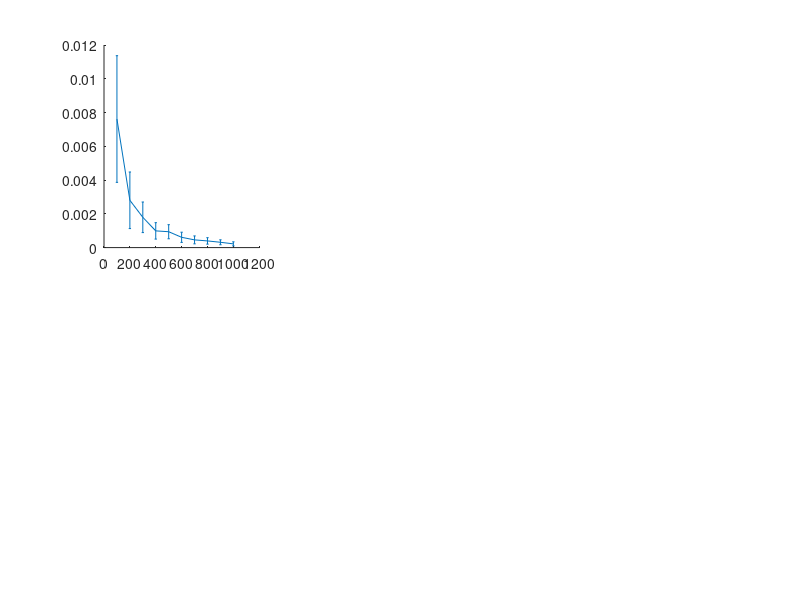

Write the MATLAB code that produced this figure. (Note: this script raises an error after producing the figure.)
mvecs = 110:100:1010;

load("results_betas1.mat")
colors = [ 0.36 0.14 0.32; 
           1.0 0.5 0.0;
           0.0 0.8 0.0;
           1 0 1;
           0.0 0.3 1.0;
           ];

figure(1)

subplot(2,3,1)
hold on
errorbar(mvecs-10, beta18./trG, SD_beta18./trG, '-', 'Color', colors(1,:), 'LineWidth', 4);
errorbar(mvecs-5, beta14./trG, SD_beta14./trG, '-', 'Color', colors(2,:), 'LineWidth', 4);
errorbar(mvecs, beta12./trG, SD_beta12./trG, '-', 'Color', colors(3,:), 'LineWidth', 4);
errorbar(mvecs+5, beta34./trG, SD_beta34./trG, '-', 'Color', colors(4,:), 'LineWidth', 4);
errorbar(mvecs+10, beta78./trG, SD_beta78./trG, '-', 'Color', colors(5,:), 'LineWidth', 4);
hold off

set(gca, 'YScale', 'log'); 
xlabel('matvecs','fontsize',15)
ylabel('Relative errors','fontsize',15)
title('Example Alg','fontsize',15)
%legend('error (A)', 'bound (A)', 'error (B)','bound (B)', 'error (C)', 'bound (C)','fontsize',15)
ax = gca;             % 'gca' prende l'asse corrente
ax.FontSize = 15; 


load("results_betas2.mat")

figure(1)

subplot(2,3,2)
hold on
errorbar(mvecs-10, beta18./trG, SD_beta18./trG, '-', 'Color', colors(1,:), 'LineWidth', 4);
errorbar(mvecs-5, beta14./trG, SD_beta14./trG, '-', 'Color', colors(2,:), 'LineWidth', 4);
errorbar(mvecs, beta12./trG, SD_beta12./trG, '-', 'Color', colors(3,:), 'LineWidth', 4);
errorbar(mvecs+5, beta34./trG, SD_beta34./trG, '-', 'Color', colors(4,:), 'LineWidth', 4);
errorbar(mvecs+10, beta78./trG, SD_beta78./trG, '-', 'Color', colors(5,:), 'LineWidth', 4);
hold off

set(gca, 'YScale', 'log'); 
xlabel('matvecs','fontsize',15)
ylabel('Relative errors','fontsize',15)
title('Example Geom','fontsize',15)
ax = gca;             % 'gca' prende l'asse corrente
ax.FontSize = 15; 


load("results_betas3.mat")


figure(1)

subplot(2,3,3)
hold on
errorbar(mvecs-10, beta18./trG, SD_beta18./trG, '-', 'Color', colors(1,:), 'LineWidth', 4);
errorbar(mvecs-5, beta14./trG, SD_beta14./trG, '-', 'Color', colors(2,:), 'LineWidth', 4);
errorbar(mvecs, beta12./trG, SD_beta12./trG, '-', 'Color', colors(3,:), 'LineWidth', 4);
errorbar(mvecs+5, beta34./trG, SD_beta34./trG, '-', 'Color', colors(4,:), 'LineWidth', 4);
errorbar(mvecs+10, beta78./trG, SD_beta78./trG, '-', 'Color', colors(5,:), 'LineWidth', 4);
hold off

set(gca, 'YScale', 'log'); 
xlabel('matvecs','fontsize',15)
ylabel('Relative errors','fontsize',15)
title('Example Gaps','fontsize',15)
ax = gca;             % 'gca' prende l'asse corrente
ax.FontSize = 15; 



load("results_betas4.mat")

figure(1)

subplot(2,3,4)
hold on
errorbar(mvecs-10, beta18./trG, SD_beta18./trG, '-', 'Color', colors(1,:), 'LineWidth', 4);
errorbar(mvecs-5, beta14./trG, SD_beta14./trG, '-', 'Color', colors(2,:), 'LineWidth', 4);
errorbar(mvecs, beta12./trG, SD_beta12./trG, '-', 'Color', colors(3,:), 'LineWidth', 4);
errorbar(mvecs+5, beta34./trG, SD_beta34./trG, '-', 'Color', colors(4,:), 'LineWidth', 4);
errorbar(mvecs+10, beta78./trG, SD_beta78./trG, '-', 'Color', colors(5,:), 'LineWidth', 4);
hold off

set(gca, 'YScale', 'log'); 
xlabel('matvecs','fontsize',15)
ylabel('Relative errors','fontsize',15)
title('Example RBF','fontsize',15)
ax = gca;             % 'gca' prende l'asse corrente
ax.FontSize = 15; 



load("results_betas5.mat")

figure(1)

subplot(2,3,5)
hold on
errorbar(mvecs-10, beta18./trG, SD_beta18./trG, '-', 'Color', colors(1,:), 'LineWidth', 4);
errorbar(mvecs-5, beta14./trG, SD_beta14./trG, '-', 'Color', colors(2,:), 'LineWidth', 4);
errorbar(mvecs, beta12./trG, SD_beta12./trG, '-', 'Color', colors(3,:), 'LineWidth', 4);
errorbar(mvecs+5, beta34./trG, SD_beta34./trG, '-', 'Color', colors(4,:), 'LineWidth', 4);
errorbar(mvecs+10, beta78./trG, SD_beta78./trG, '-', 'Color', colors(5,:), 'LineWidth', 4);
hold off

set(gca, 'YScale', 'log'); 
xlabel('matvecs','fontsize',15)
ylabel('Relative errors','fontsize',15)
title('Example Matérn(1/2)','fontsize',15)
ax = gca;             % 'gca' prende l'asse corrente
ax.FontSize = 15; 


load("results_betas6.mat")

figure(1)

subplot(2,3,6)
hold on
h1 = errorbar(mvecs-10, beta18./trG, SD_beta18./trG, '-', 'Color', colors(1,:), 'LineWidth', 4);
h2 = errorbar(mvecs-5, beta14./trG, SD_beta14./trG, '-', 'Color', colors(2,:), 'LineWidth', 4);
h3 = errorbar(mvecs, beta12./trG, SD_beta12./trG, '-', 'Color', colors(3,:), 'LineWidth', 4);
h4 = errorbar(mvecs+5, beta34./trG, SD_beta34./trG, '-', 'Color', colors(4,:), 'LineWidth', 4);
h5 = errorbar(mvecs+10, beta78./trG, SD_beta78./trG, '-', 'Color', colors(5,:), 'LineWidth', 4);
hold off

set(gca, 'YScale', 'log'); 
xlabel('matvecs','fontsize',15)
ylabel('Relative errors','fontsize',15)
title('Example Matérn(3/2)','fontsize',15)
ax = gca;             % 'gca' prende l'asse corrente
ax.FontSize = 15; 

ax_leg = axes('Position',[0.1 0.01 0.8 0.05],'Visible','off'); 
lgd = legend(ax_leg, [h1 h2 h3 h4 h5], {'\beta=1/8', '\beta=1/4', '\beta=1/2', '\beta=3/4','\beta=7/8'}, ...
    'Orientation','horizontal','FontSize',30,'NumColumns',5);
lgd.Box = 'off';         % rimuove il bordo della legenda

